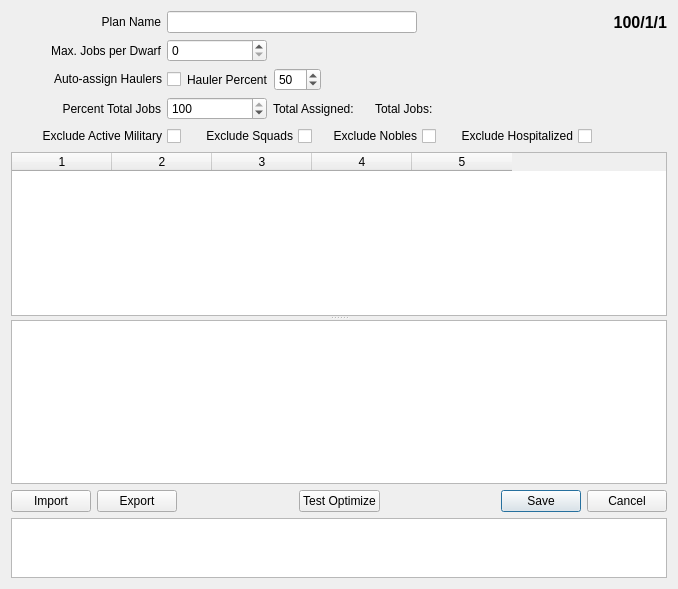
<?xml version="1.0" encoding="UTF-8"?>
<ui version="4.0">
 <class>optimizereditor</class>
 <widget class="QWidget" name="optimizereditor">
  <property name="geometry">
   <rect>
    <x>0</x>
    <y>0</y>
    <width>678</width>
    <height>589</height>
   </rect>
  </property>
  <property name="windowTitle">
   <string>Optimization Plan</string>
  </property>
  <property name="windowIcon">
   <iconset resource="../images.qrc">
    <normaloff>:/img/hammer.png</normaloff>:/img/hammer.png</iconset>
  </property>
  <layout class="QVBoxLayout" name="verticalLayout">
   <item>
    <layout class="QVBoxLayout" name="verticalLayout_2">
     <item>
      <layout class="QHBoxLayout" name="horizontalLayout_8">
       <item>
        <widget class="QLabel" name="lbl_name">
         <property name="minimumSize">
          <size>
           <width>150</width>
           <height>0</height>
          </size>
         </property>
         <property name="text">
          <string>Plan Name</string>
         </property>
         <property name="alignment">
          <set>Qt::AlignRight|Qt::AlignTrailing|Qt::AlignVCenter</set>
         </property>
        </widget>
       </item>
       <item>
        <widget class="QLineEdit" name="le_name">
         <property name="minimumSize">
          <size>
           <width>250</width>
           <height>0</height>
          </size>
         </property>
         <property name="maximumSize">
          <size>
           <width>300</width>
           <height>16777215</height>
          </size>
         </property>
        </widget>
       </item>
       <item>
        <spacer name="horizontalSpacer">
         <property name="orientation">
          <enum>Qt::Horizontal</enum>
         </property>
         <property name="sizeHint" stdset="0">
          <size>
           <width>40</width>
           <height>20</height>
          </size>
         </property>
        </spacer>
       </item>
       <item>
        <widget class="QLabel" name="lbl_counts">
         <property name="font">
          <font>
           <pointsize>12</pointsize>
           <weight>75</weight>
           <bold>true</bold>
          </font>
         </property>
         <property name="text">
          <string>100/1/1</string>
         </property>
         <property name="alignment">
          <set>Qt::AlignRight|Qt::AlignTrailing|Qt::AlignVCenter</set>
         </property>
        </widget>
       </item>
      </layout>
     </item>
     <item>
      <layout class="QHBoxLayout" name="horizontalLayout_9">
       <item>
        <widget class="QLabel" name="lbl_max_jobs">
         <property name="minimumSize">
          <size>
           <width>150</width>
           <height>0</height>
          </size>
         </property>
         <property name="statusTip">
          <string>Determines the maximum amount of jobs for each dwarf.</string>
         </property>
         <property name="text">
          <string>Max. Jobs per Dwarf</string>
         </property>
         <property name="alignment">
          <set>Qt::AlignRight|Qt::AlignTrailing|Qt::AlignVCenter</set>
         </property>
        </widget>
       </item>
       <item>
        <widget class="QSpinBox" name="sb_max_jobs">
         <property name="minimumSize">
          <size>
           <width>100</width>
           <height>0</height>
          </size>
         </property>
         <property name="maximumSize">
          <size>
           <width>100</width>
           <height>16777215</height>
          </size>
         </property>
         <property name="statusTip">
          <string>Determines the maximum amount of jobs for each dwarf.</string>
         </property>
        </widget>
       </item>
       <item>
        <spacer name="horizontalSpacer_2">
         <property name="orientation">
          <enum>Qt::Horizontal</enum>
         </property>
         <property name="sizeHint" stdset="0">
          <size>
           <width>40</width>
           <height>20</height>
          </size>
         </property>
        </spacer>
       </item>
      </layout>
     </item>
     <item>
      <layout class="QHBoxLayout" name="horizontalLayout_2">
       <item>
        <widget class="QCheckBox" name="chk_auto">
         <property name="minimumSize">
          <size>
           <width>170</width>
           <height>0</height>
          </size>
         </property>
         <property name="toolTip">
          <string>Attempt to automatically assign haulers after optimization.</string>
         </property>
         <property name="statusTip">
          <string>Attempt to automatically assign haulers after optimization.</string>
         </property>
         <property name="layoutDirection">
          <enum>Qt::RightToLeft</enum>
         </property>
         <property name="text">
          <string>Auto-assign Haulers</string>
         </property>
        </widget>
       </item>
       <item>
        <widget class="QLabel" name="lbl_haul_percent">
         <property name="text">
          <string>Hauler Percent</string>
         </property>
        </widget>
       </item>
       <item>
        <widget class="QSpinBox" name="sb_hauler_percent">
         <property name="toolTip">
          <string>After optimization, any dwarf with less than this percent of the jobs per dwarf will be assigned as a hauler.</string>
         </property>
         <property name="statusTip">
          <string>After optimization, any dwarf with less than this percent of the jobs per dwarf will be assigned as a hauler.</string>
         </property>
         <property name="maximum">
          <number>100</number>
         </property>
         <property name="value">
          <number>50</number>
         </property>
        </widget>
       </item>
       <item>
        <spacer name="horizontalSpacer_8">
         <property name="orientation">
          <enum>Qt::Horizontal</enum>
         </property>
         <property name="sizeHint" stdset="0">
          <size>
           <width>40</width>
           <height>20</height>
          </size>
         </property>
        </spacer>
       </item>
      </layout>
     </item>
     <item>
      <layout class="QHBoxLayout" name="horizontalLayout_10">
       <item>
        <widget class="QLabel" name="lbl_job_percent">
         <property name="minimumSize">
          <size>
           <width>150</width>
           <height>0</height>
          </size>
         </property>
         <property name="maximumSize">
          <size>
           <width>150</width>
           <height>16777215</height>
          </size>
         </property>
         <property name="text">
          <string>Percent Total Jobs</string>
         </property>
         <property name="alignment">
          <set>Qt::AlignRight|Qt::AlignTrailing|Qt::AlignVCenter</set>
         </property>
        </widget>
       </item>
       <item>
        <widget class="QSpinBox" name="sb_pop_percent">
         <property name="minimumSize">
          <size>
           <width>100</width>
           <height>0</height>
          </size>
         </property>
         <property name="maximumSize">
          <size>
           <width>100</width>
           <height>16777215</height>
          </size>
         </property>
         <property name="toolTip">
          <string>Percent of total potential jobs to use.</string>
         </property>
         <property name="statusTip">
          <string>Adjusts the total job slots, which will directly affect the amount of workers per job in the grid below.</string>
         </property>
         <property name="minimum">
          <number>1</number>
         </property>
         <property name="maximum">
          <number>100</number>
         </property>
         <property name="value">
          <number>100</number>
         </property>
        </widget>
       </item>
       <item>
        <widget class="QLabel" name="lbl_workers">
         <property name="statusTip">
          <string>The total labors assigned to the population. If this exceeds the total jobs, some jobs may not be assigned enough workers.</string>
         </property>
         <property name="text">
          <string>Total Assigned:</string>
         </property>
        </widget>
       </item>
       <item>
        <spacer name="horizontalSpacer_5">
         <property name="orientation">
          <enum>Qt::Horizontal</enum>
         </property>
         <property name="sizeType">
          <enum>QSizePolicy::Fixed</enum>
         </property>
         <property name="sizeHint" stdset="0">
          <size>
           <width>15</width>
           <height>20</height>
          </size>
         </property>
        </spacer>
       </item>
       <item>
        <widget class="QLabel" name="lbl_jobs">
         <property name="statusTip">
          <string>The total labors available to be assigned during optimization</string>
         </property>
         <property name="text">
          <string>Total Jobs:</string>
         </property>
        </widget>
       </item>
       <item>
        <spacer name="horizontalSpacer_3">
         <property name="orientation">
          <enum>Qt::Horizontal</enum>
         </property>
         <property name="sizeType">
          <enum>QSizePolicy::Expanding</enum>
         </property>
         <property name="sizeHint" stdset="0">
          <size>
           <width>154</width>
           <height>20</height>
          </size>
         </property>
        </spacer>
       </item>
      </layout>
     </item>
     <item>
      <layout class="QHBoxLayout" name="horizontalLayout_5">
       <item>
        <widget class="QCheckBox" name="chk_military">
         <property name="minimumSize">
          <size>
           <width>170</width>
           <height>20</height>
          </size>
         </property>
         <property name="maximumSize">
          <size>
           <width>16777215</width>
           <height>16777215</height>
          </size>
         </property>
         <property name="toolTip">
          <string>Exclude active military.</string>
         </property>
         <property name="statusTip">
          <string>Excludes those on &lt;b&gt;&lt;i&gt;active duty&lt;/i&gt;&lt;/b&gt; from optimization, and clears their labors.</string>
         </property>
         <property name="layoutDirection">
          <enum>Qt::RightToLeft</enum>
         </property>
         <property name="text">
          <string>Exclude Active Military</string>
         </property>
        </widget>
       </item>
       <item>
        <widget class="QCheckBox" name="chk_squads">
         <property name="minimumSize">
          <size>
           <width>125</width>
           <height>0</height>
          </size>
         </property>
         <property name="toolTip">
          <string>Exclude squads</string>
         </property>
         <property name="statusTip">
          <string>Exclude anyone belonging to a squad from optimization, and clears their labors.</string>
         </property>
         <property name="whatsThis">
          <string>Exclude anyone belonging to a squad.</string>
         </property>
         <property name="layoutDirection">
          <enum>Qt::RightToLeft</enum>
         </property>
         <property name="text">
          <string>Exclude Squads</string>
         </property>
        </widget>
       </item>
       <item>
        <widget class="QCheckBox" name="chk_nobles">
         <property name="minimumSize">
          <size>
           <width>118</width>
           <height>20</height>
          </size>
         </property>
         <property name="maximumSize">
          <size>
           <width>16777215</width>
           <height>16777215</height>
          </size>
         </property>
         <property name="toolTip">
          <string>Exclude nobles.</string>
         </property>
         <property name="statusTip">
          <string>Nobles will not have their labors altered during optimization.</string>
         </property>
         <property name="layoutDirection">
          <enum>Qt::RightToLeft</enum>
         </property>
         <property name="text">
          <string>Exclude Nobles</string>
         </property>
        </widget>
       </item>
       <item>
        <widget class="QCheckBox" name="chk_injured">
         <property name="minimumSize">
          <size>
           <width>150</width>
           <height>0</height>
          </size>
         </property>
         <property name="toolTip">
          <string>Exclude Injured</string>
         </property>
         <property name="statusTip">
          <string>Removes all labors for those in the hospital, and excludes them from optimization.</string>
         </property>
         <property name="layoutDirection">
          <enum>Qt::RightToLeft</enum>
         </property>
         <property name="text">
          <string>Exclude Hospitalized</string>
         </property>
        </widget>
       </item>
       <item>
        <spacer name="horizontalSpacer_4">
         <property name="orientation">
          <enum>Qt::Horizontal</enum>
         </property>
         <property name="sizeHint" stdset="0">
          <size>
           <width>20</width>
           <height>20</height>
          </size>
         </property>
        </spacer>
       </item>
      </layout>
     </item>
    </layout>
   </item>
   <item>
    <widget class="QWidget" name="widget" native="true">
     <property name="sizePolicy">
      <sizepolicy hsizetype="Expanding" vsizetype="Expanding">
       <horstretch>0</horstretch>
       <verstretch>0</verstretch>
      </sizepolicy>
     </property>
     <layout class="QVBoxLayout" name="verticalLayout_5">
      <property name="spacing">
       <number>0</number>
      </property>
      <property name="leftMargin">
       <number>0</number>
      </property>
      <property name="topMargin">
       <number>0</number>
      </property>
      <property name="rightMargin">
       <number>0</number>
      </property>
      <property name="bottomMargin">
       <number>0</number>
      </property>
      <item>
       <widget class="QSplitter" name="splitter">
        <property name="minimumSize">
         <size>
          <width>0</width>
          <height>0</height>
         </size>
        </property>
        <property name="frameShape">
         <enum>QFrame::NoFrame</enum>
        </property>
        <property name="frameShadow">
         <enum>QFrame::Sunken</enum>
        </property>
        <property name="lineWidth">
         <number>2</number>
        </property>
        <property name="midLineWidth">
         <number>2</number>
        </property>
        <property name="orientation">
         <enum>Qt::Vertical</enum>
        </property>
        <widget class="QWidget" name="verticalLayoutWidget">
         <layout class="QVBoxLayout" name="verticalLayout_3" stretch="0">
          <item>
           <widget class="QTableWidget" name="tw_labors">
            <property name="contextMenuPolicy">
             <enum>Qt::CustomContextMenu</enum>
            </property>
            <property name="toolTip">
             <string/>
            </property>
            <property name="statusTip">
             <string>Right click to add and remove jobs.</string>
            </property>
            <property name="wordWrap">
             <bool>false</bool>
            </property>
            <property name="columnCount">
             <number>5</number>
            </property>
            <attribute name="horizontalHeaderVisible">
             <bool>true</bool>
            </attribute>
            <attribute name="horizontalHeaderCascadingSectionResizes">
             <bool>true</bool>
            </attribute>
            <attribute name="horizontalHeaderShowSortIndicator" stdset="0">
             <bool>true</bool>
            </attribute>
            <attribute name="horizontalHeaderStretchLastSection">
             <bool>false</bool>
            </attribute>
            <attribute name="verticalHeaderVisible">
             <bool>false</bool>
            </attribute>
            <attribute name="verticalHeaderCascadingSectionResizes">
             <bool>false</bool>
            </attribute>
            <attribute name="verticalHeaderShowSortIndicator" stdset="0">
             <bool>false</bool>
            </attribute>
            <attribute name="verticalHeaderStretchLastSection">
             <bool>false</bool>
            </attribute>
            <column/>
            <column/>
            <column/>
            <column/>
            <column/>
           </widget>
          </item>
         </layout>
        </widget>
        <widget class="QTreeWidget" name="treeMessages">
         <property name="sizePolicy">
          <sizepolicy hsizetype="Expanding" vsizetype="Ignored">
           <horstretch>0</horstretch>
           <verstretch>0</verstretch>
          </sizepolicy>
         </property>
         <property name="maximumSize">
          <size>
           <width>16777215</width>
           <height>16777215</height>
          </size>
         </property>
         <property name="dragDropMode">
          <enum>QAbstractItemView::NoDragDrop</enum>
         </property>
         <property name="rootIsDecorated">
          <bool>true</bool>
         </property>
         <property name="uniformRowHeights">
          <bool>true</bool>
         </property>
         <property name="sortingEnabled">
          <bool>false</bool>
         </property>
         <attribute name="headerVisible">
          <bool>false</bool>
         </attribute>
         <column>
          <property name="text">
           <string notr="true">1</string>
          </property>
         </column>
        </widget>
       </widget>
      </item>
     </layout>
    </widget>
   </item>
   <item>
    <layout class="QHBoxLayout" name="horizontalLayout">
     <item>
      <widget class="QPushButton" name="btnImport">
       <property name="toolTip">
        <string>Import an optimization plan from a csv file.</string>
       </property>
       <property name="statusTip">
        <string>Import an optimization plan from a csv file.</string>
       </property>
       <property name="text">
        <string>Import</string>
       </property>
       <property name="icon">
        <iconset resource="../images.qrc">
         <normaloff>:/img/document-import.png</normaloff>:/img/document-import.png</iconset>
       </property>
      </widget>
     </item>
     <item>
      <widget class="QPushButton" name="btnExport">
       <property name="toolTip">
        <string>Export this plan to a csv file.</string>
       </property>
       <property name="statusTip">
        <string>Export this plan to a csv file.</string>
       </property>
       <property name="text">
        <string>Export</string>
       </property>
       <property name="icon">
        <iconset resource="../images.qrc">
         <normaloff>:/img/document-export.png</normaloff>:/img/document-export.png</iconset>
       </property>
      </widget>
     </item>
     <item>
      <spacer name="horizontalSpacer_6">
       <property name="orientation">
        <enum>Qt::Horizontal</enum>
       </property>
       <property name="sizeType">
        <enum>QSizePolicy::Expanding</enum>
       </property>
       <property name="sizeHint" stdset="0">
        <size>
         <width>60</width>
         <height>20</height>
        </size>
       </property>
      </spacer>
     </item>
     <item>
      <widget class="QPushButton" name="btnOptimize">
       <property name="toolTip">
        <string>Test the current optimization plan.</string>
       </property>
       <property name="statusTip">
        <string>Test the current optimization plan.</string>
       </property>
       <property name="text">
        <string>Test Optimize</string>
       </property>
      </widget>
     </item>
     <item>
      <spacer name="horizontalSpacer_7">
       <property name="orientation">
        <enum>Qt::Horizontal</enum>
       </property>
       <property name="sizeHint" stdset="0">
        <size>
         <width>40</width>
         <height>20</height>
        </size>
       </property>
      </spacer>
     </item>
     <item>
      <widget class="QDialogButtonBox" name="buttonBox">
       <property name="autoFillBackground">
        <bool>false</bool>
       </property>
       <property name="standardButtons">
        <set>QDialogButtonBox::Cancel|QDialogButtonBox::Save</set>
       </property>
       <property name="centerButtons">
        <bool>false</bool>
       </property>
      </widget>
     </item>
    </layout>
   </item>
   <item>
    <widget class="QTextEdit" name="txt_help">
     <property name="maximumSize">
      <size>
       <width>16777215</width>
       <height>60</height>
      </size>
     </property>
    </widget>
   </item>
  </layout>
 </widget>
 <resources>
  <include location="../images.qrc"/>
 </resources>
 <connections/>
</ui>
